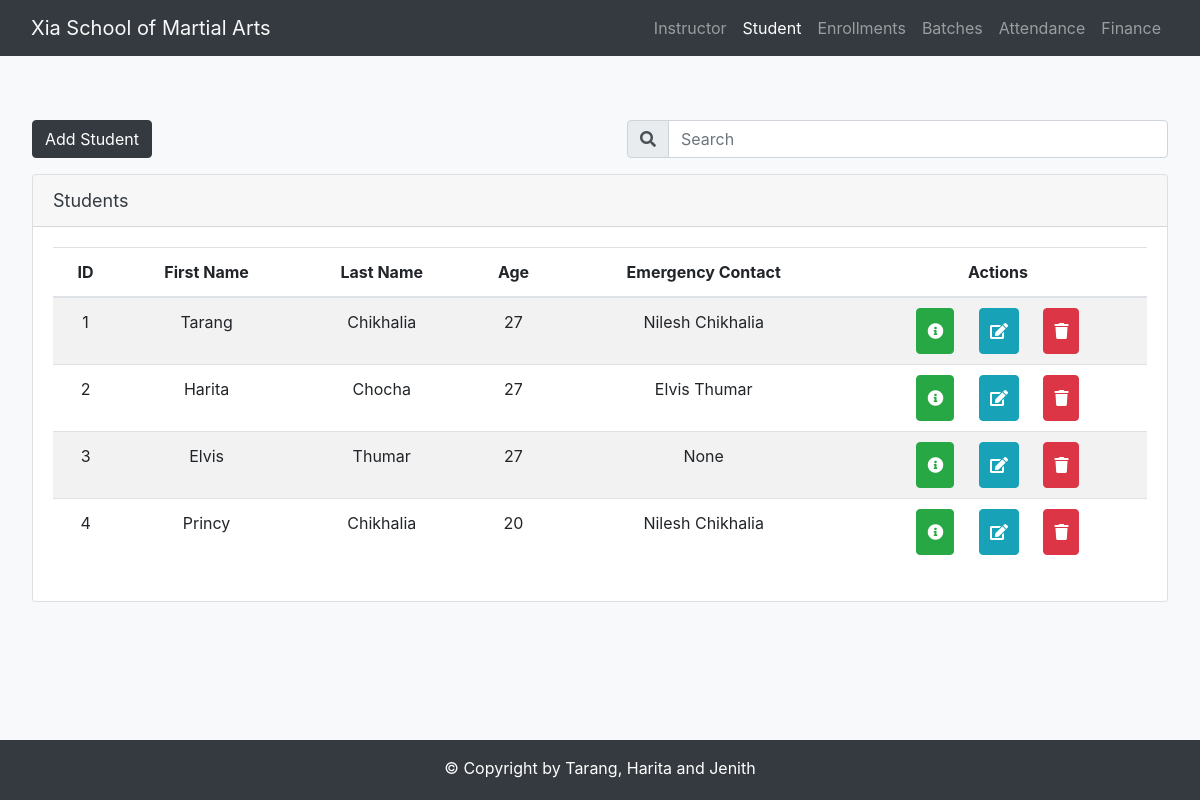
The page /student/ on the database its author committed.
### student/models.py (models this page shows, shortened)
class Student(models.Model):
    first_name = models.CharField(max_length=100)
    last_name = models.CharField(max_length=100)
    street_name = models.CharField(max_length=100, default="NA")
    city = models.CharField(max_length=100, default="NA")
    province = models.CharField(max_length=100, default="NA")
    postal_code = models.CharField(max_length=10, default="NA")
    date_of_birth = models.DateField()
    date_of_joining = models.DateField(default=timezone.now)
    phone_number = models.CharField(validators=[phone_regex], max_length=17, blank=True)
    rank = models.CharField(max_length=50, choices=BELT_COLOR, default='White')
    guardian = models.ForeignKey(Guardian, null=True, blank=True, on_delete=models.SET_NULL, related_name='children')
    def age(self):
        today = date.today()
        return today.year - self.date_of_birth.year - ((today.month, today.day) < (self.date_of_birth.month, self.date_of_birth.day))

class Guardian(models.Model):
    first_name = models.CharField(max_length=100)
    last_name = models.CharField(max_length=100)
    street_name = models.CharField(max_length=100, default="NA")
    city = models.CharField(max_length=100, default="NA")
    province = models.CharField(max_length=100, default="NA")
    postal_code = models.CharField(max_length=10, default="NA")
    phone_number = models.CharField(validators=[phone_regex], max_length=17, blank=True)
    relation = models.CharField(max_length=50, choices=RELATION)
    def __str__(self):
        return self.first_name + " " + self.last_name

### student/views.py (the view)
# urls.py: path('student/', views.StudentIndexView.as_view(), name='student'),
class StudentIndexView(generic.ListView):
    template_name = 'student/student.html'
    def get_queryset(self):
        return Student.objects.all()

### student/templates/student/student.html (shortened to what this page needs)
{% extends 'student/base.html' %} {% load staticfiles%} {% block css %}
<link rel="stylesheet" href="{% static 'student\student.css' %}"> {% endblock %}
{% block title%}Students{% endblock %} {% block activestudent %}active{% endblock %} {% block body %}
<div class="jumbotron bg-light">
    <div class="row">
        <div class="col col-lg-12">
            <a class="btn btn-dark" href="{% url 'student:student-add' %}" role="button">Add Student</a>
            <div class="form-group float-right">
                <form action="{% url 'student:student-search' %}" method="GET" accept-charset="utf-8">
                    <div class="input-group">
                        <div class="input-group-prepend">
                            <i class="fa fa-search input-group-text" style="padding-top:10px;"></i>
                        </div>
                        <input
                                class="form-control"
                                type="text" name="q"
                                value="{{request.GET.q}}"
                                placeholder="Search"
                                style="width:500px;"/>
                    </div>
                </form>
            </div>
            {% if object_list %}
            <div style="margin-top:1em" class="card">
                <div class="card-header text-dark table-heading">Students</div>
                <div class="card-body panel-full">
                    <table class="table table-responsive-sm table-striped table-condensed sortable">
                        <thead>
                            <tr class="text-center">
                                <th align="center">ID</th>
                                <th align="center">First Name</th>
                                <th align="center">Last Name</th>
                                <th align="center">Age</th>
                                <th align="center">Emergency Contact</th>
                                <th align="center">Actions</th>
                            </tr>
                        </thead>
                        <tbody id="mySearch">
                            {% for stu in object_list %}
                            <tr class="text-center">
                                <td>
                                    {{ stu.pk }}
                                </td>
                                <td>{{ stu.first_name }}</td>
                                <td>{{ stu.last_name }}</td>
                                <td>{{ stu.age }}</td>
                                <td>{{ stu.guardian }}</td>
                                <td style="padding: 0px">
                                    <a class="btn btn-success click" style="display:'inline-block'" href="{% url 'student:detail' stu.id %}" role="button">
                                        <i class="fas fa-info-circle"></i>
                                    </a>
                                    <a class="btn btn-info click" style="display:'inline-block'" href="{% url 'student:student-update' stu.id %}" role="button">
                                        <i class="fa fa-edit"></i>
                                    </a>
                                    <a class="btn btn-danger click" href="{% url 'student:student-delete' stu.id %}" role="button">
                                        <i class="fa fa-trash"></i>
                                    </a>
                                </td>
                            </tr>
                            {% endfor %}
                        </tbody>
                    </table>
                </div>
            </div>
            {% else %}
                <p> 0 Students Found </p>
            {% endif %}
        </div>
    </div>
</div>
{% endblock %}

### student/templates/student/base.html (shortened to what this page needs)
<!DOCTYPE html>
<html lang="en">
<head>
    <link rel="stylesheet" href="https://stackpath.bootstrapcdn.com/bootstrap/4.1.1/css/bootstrap.min.css"
>
    <link rel="stylesheet" href="https://use.fontawesome.com/releases/v5.0.13/css/all.css"
> {% block css %}{% endblock %}
</head>
<body class="bg-light">
    <nav class="navbar navbar-dark bg-dark navbar-expand-sm m-0">
        <div class="container-fluid">
            <a class="navbar-brand text-light" href="{% url 'student:index' %}">Xia School of Martial Arts</a>
            <div class="navbar-nav">
                <a class="nav-item nav-link {% block activeinstructor %}{% endblock %}" href="{% url 'student:instructor' %}">Instructor</a>
                <a class="nav-item nav-link {% block activestudent %}{% endblock %}" href="{% url 'student:student' %}">Student</a>
                <a class="nav-item nav-link {% block activeenroll %}{% endblock %}" href="{% url 'student:enroll' %}">Enrollments</a>
                <a class="nav-item nav-link {% block activebatches %}{% endblock %}" href="{% url 'student:batch' %}">Batches</a>
                <a class="nav-item nav-link {% block activeattend %}{% endblock %}" href="{% url 'student:attend' %}">Attendance</a>
                <a class="nav-item nav-link {% block activefinance %}{% endblock %}" href="{% url 'student:finance' %}">Finance</a>
            </div>
        </div>
    </nav>
    <div>
    {% block body %} {% endblock %}
    </div>
    <footer class="page-footer font-small bg-dark fixed-bottom" style="height: 60px">
        <div class="footer-copyright text-center py-3 text-white">
            © Copyright by Tarang, Harita and Jenith
        </div>
    </footer>
</body>
</html>

### student/static/student/student.css (style rules this page uses)
.table-heading { font-size: 18px; }
.click { padding: 10px; margin: 10px; }

### rows shown on the page
Student: pk "1", first_name "Tarang", last_name "Chikhalia", age "27", guardian "Nilesh Chikhalia"
Student: pk "2", first_name "Harita", last_name "Chocha", age "27", guardian "Elvis Thumar"
Student: pk "3", first_name "Elvis", last_name "Thumar", age "27", guardian "None"
Student: pk "4", first_name "Princy", last_name "Chikhalia", age "20", guardian "Nilesh Chikhalia"
